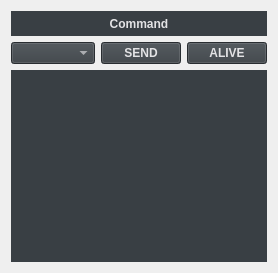
      <widget class="QWidget" name="Communication">
       <layout class="QGridLayout" name="gridLayout_3">
        <item row="2" column="0" colspan="3">
         <widget class="QPlainTextEdit" name="plainTextEdit">
          <property name="sizePolicy">
           <sizepolicy hsizetype="Expanding" vsizetype="Expanding">
            <horstretch>0</horstretch>
            <verstretch>0</verstretch>
           </sizepolicy>
          </property>
          <property name="toolTipDuration">
           <number>-1</number>
          </property>
          <property name="styleSheet">
           <string notr="true">font: 10pt &quot;Siemens Sans&quot;;
font-weight: bold;
background-color: rgb(57, 63, 68);
color: rgb(227, 227, 229);</string>
          </property>
          <property name="frameShape">
           <enum>QFrame::NoFrame</enum>
          </property>
          <property name="lineWidth">
           <number>1</number>
          </property>
          <property name="cursorWidth">
           <number>1</number>
          </property>
         </widget>
        </item>
        <item row="1" column="1">
         <widget class="QPushButton" name="SendCommandButton">
          <property name="sizePolicy">
           <sizepolicy hsizetype="Fixed" vsizetype="Fixed">
            <horstretch>0</horstretch>
            <verstretch>0</verstretch>
           </sizepolicy>
          </property>
          <property name="styleSheet">
           <string notr="true">font: 10pt &quot;Siemens Sans&quot;;
font-weight: bold;
background-color: rgb(57, 63, 68);
color: rgb(227, 227, 229);</string>
          </property>
          <property name="text">
           <string>SEND</string>
          </property>
         </widget>
        </item>
        <item row="1" column="2">
         <widget class="QPushButton" name="aliveButton">
          <property name="sizePolicy">
           <sizepolicy hsizetype="Fixed" vsizetype="Fixed">
            <horstretch>0</horstretch>
            <verstretch>0</verstretch>
           </sizepolicy>
          </property>
          <property name="focusPolicy">
           <enum>Qt::StrongFocus</enum>
          </property>
          <property name="styleSheet">
           <string notr="true">font: 10pt &quot;Siemens Sans&quot;;
font-weight: bold;
background-color: rgb(57, 63, 68);
color: rgb(227, 227, 229);</string>
          </property>
          <property name="text">
           <string>ALIVE</string>
          </property>
         </widget>
        </item>
        <item row="1" column="0">
         <widget class="QComboBox" name="comboBoxSendCommand">
          <property name="styleSheet">
           <string notr="true">font: 10pt &quot;Siemens Sans&quot;;
font-weight: bold;
background-color: rgb(57, 63, 68);
color: rgb(227, 227, 229);</string>
          </property>
         </widget>
        </item>
        <item row="0" column="0" colspan="3">
         <widget class="QLabel" name="labelCommand">
          <property name="minimumSize">
           <size>
            <width>0</width>
            <height>25</height>
           </size>
          </property>
          <property name="styleSheet">
           <string notr="true">font: 13pt &quot;Siemens Sans&quot;;
font-weight: bold;
background-color: rgb(57, 63, 68);
color: rgb(227, 227, 229);

</string>
          </property>
          <property name="text">
           <string>Command</string>
          </property>
          <property name="alignment">
           <set>Qt::AlignCenter</set>
          </property>
         </widget>
        </item>
       </layout>
      </widget>
